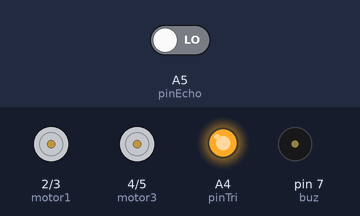
The sketch below on a simulated Arduino Nano, built with avr-gcc and run on an emulated ATmega328P. Shown: motor-driver pin pairs drawn as motors (green arrow = first pin HIGH = forward, orange = second pin HIGH = backward, longer = more drive), output pins drawn as LEDs (lit = HIGH), buzzer (waves = sounding, pin HIGH). The test bench sets the inputs (shaded band); at power-on: A5 (pinEcho) LOW. What the sketch prints to the serial monitor is not drawn.

Above: at 5.5 s.
Timing chart, 0 to 8.0 s (numbered marks = the images above):
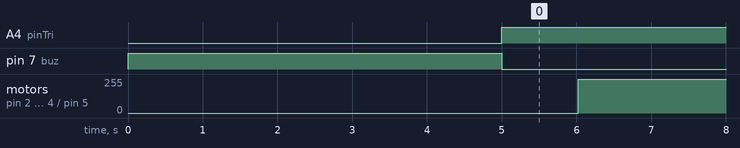

The sketch:

mark9.ino
```cpp
// robot sumo mark 9
// version arduino nano
// tuve que quitar los leds de forma provisional
int motor1 = 2 ;
int motor2 = 3 ;
int motor3 = 4 ;
int motor4 = 5 ;

// sensor untrasonico
int pinTri = A4 ;
int pinEcho = A5;
int recibe ;
// buzzer
int buz = 7 ;

void setup() {
  // put your setup code here, to run once:
  Serial.begin(9600);
  pinMode(buz,OUTPUT);
  pinMode(motor1,OUTPUT);
  pinMode(motor2,OUTPUT);
  pinMode(motor3,OUTPUT);
  pinMode(motor4,OUTPUT);
  pinMode(pinTri,OUTPUT);
  pinMode(pinEcho,INPUT);
  digitalWrite(buz,HIGH);
  delay(5000);
  digitalWrite(buz,LOW);
}

void loop() {
  digitalWrite(pinTri,HIGH);
  delayMicroseconds(10);
  recibe = pulseIn(pinEcho,HIGH);
  Serial.println(recibe);
  delay(25);
  digitalWrite(pinTri,LOW);

  if (recibe < 1200){
    // put your main code here, to run repeatedly:
  digitalWrite(motor1,HIGH);
  digitalWrite(motor2,LOW);
  digitalWrite(motor3,HIGH);
  digitalWrite(motor4,LOW);
  }
  else {
  //delay(500);
  digitalWrite(motor1,LOW);
  digitalWrite(motor2,LOW);
  digitalWrite(motor3,LOW);
  digitalWrite(motor4,LOW);

  }
}
```

Measured:
- by itself, A4 (pinTri): LOW → HIGH at 5.0 s
- by itself, motor on pin 2 (motor1) / pin 3 (motor2), motor on pin 4 (motor3) / pin 5 (motor4): stopped → forward 255/255 at 6.0 s
